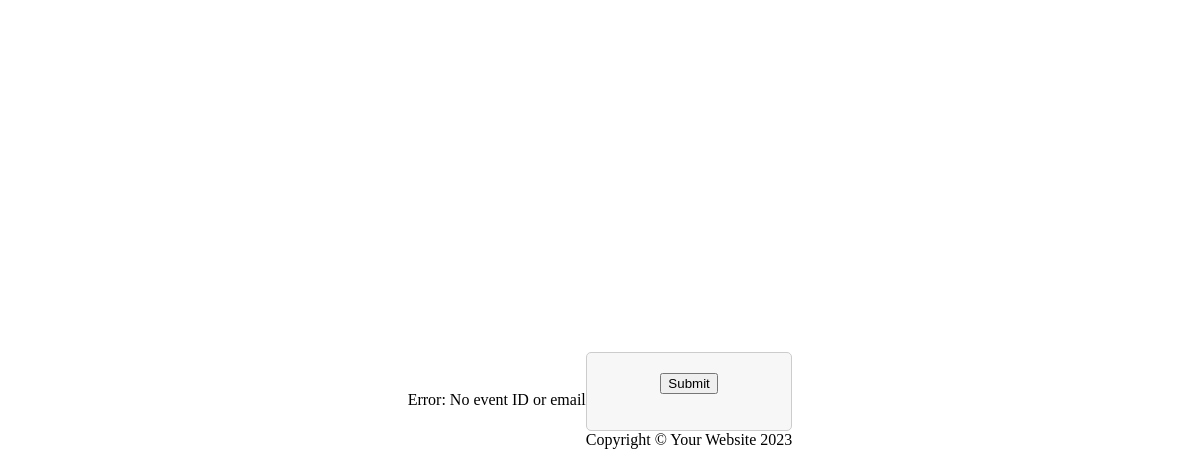
Before: /sample-recommendation.php?eventID=6 with the older database file.
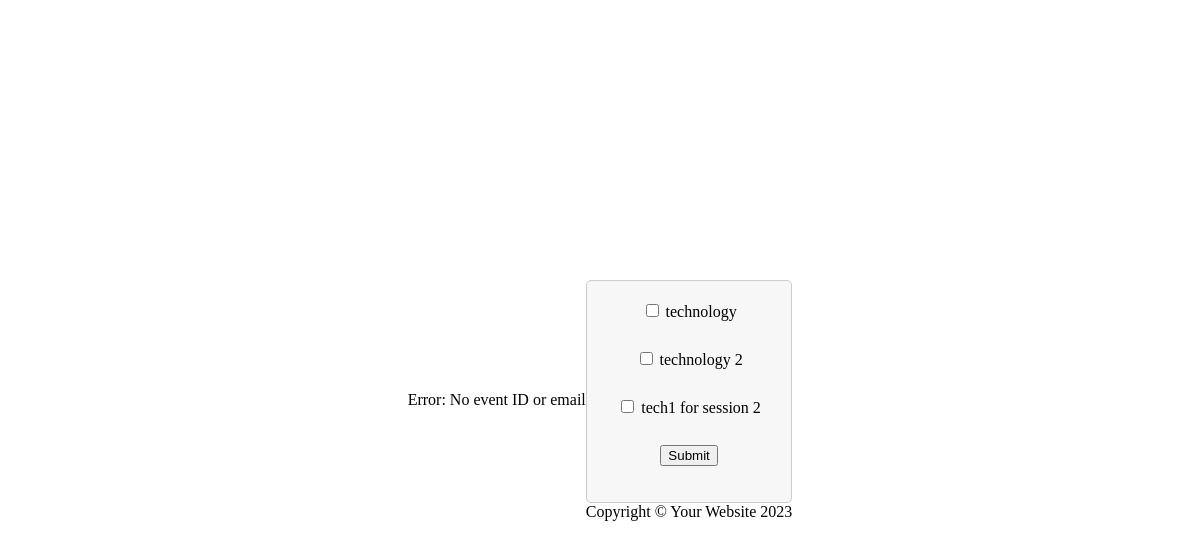
After: the same page with the newer database file.
### tables this page shows
CREATE TABLE `technologies` (
  `technology_id` int(11) NOT NULL,
  `event_id` int(11) NOT NULL,
  `session_id` int(11) NOT NULL,
  `technology_name` varchar(255) NOT NULL
);

### connection.php (called while the page is built, shortened)
<?php
	function getRecord($con, $strSql){
		$arrRec = [];
		$i = 0;
		if ($rs = mysqli_query($con, $strSql)) {
			if(mysqli_num_rows($rs) > 0) {
				while($rec = mysqli_fetch_array($rs)){
					foreach ($rec as $key => $value) {
						$arrRec[$i][$key] = $value;
					}
					$i++;
				}
			}
		}
		else
			die("ERROR: Could not Execute your request!");
		return $arrRec;
		}
?>

### sample-recommendation.php (the view, shortened to what this page needs)
<?php
    include 'connection.php';
    $event_id = isset($_GET['eventID']) ? $_GET['eventID'] : null;
    $email = isset($_GET['email']) ? $_GET['email'] : null;
    try {
        if ($event_id !== null && $email !== null) {
            $connection = openConnection();
            $strSql = "SELECT * FROM participants where event_id = '$event_id' and email = '$email'";
            $result = mysqli_query($connection, $strSql);
            if ($result) {
                if (mysqli_num_rows($result) > 0) {
                    $reqPersons = mysqli_fetch_array($result);
                    mysqli_free_result($result);
                }
            }
        } else {
            throw new Exception('No event ID or email');
        }
    } catch (Exception $e) {
        echo 'Error: ' . $e->getMessage();
    }
    ?>
<body id="page-top">
    <div id="wrapper">
        <div id="content-wrapper" class="d-flex flex-column">
                <div id="content">
                    <?php
                        if ($reqPersons['status'] == 1) {
                            echo "You already answered the form";
                        }
                        else{ ?>
                            <form method="post">
                                <?php
                                $con = openConnection();
                                $strSql = "SELECT * FROM technologies where event_id = '$event_id'";
                                $result = getRecord($con, $strSql);
                                foreach ($result as $key => $value) {
                                    echo '<label>';
                                    echo '<input type="checkbox" name="technology[]" value="' . $value['technology_id'] . '"> ' . $value['technology_name'];
                                    echo '</label>';
                                    $techId = $value['technology_id'];
                                    echo '<select class="tech-dropdown" name="dropdown_' . $techId . '">';
                                    echo '</select><br>';
                                }
                                ?>
                                <input type="submit" name="btnSubmit" value="Submit">
                            </form>
                       <?php }
                    ?>
                </div>
            <footer class="sticky-footer bg-white">
                <div class="container my-auto">
                    <div class="copyright text-center my-auto">
                        <span>Copyright &copy; Your Website 2023</span>
                    </div>
                </div>
            </footer>
        </div>
    </div>
</body>

### sample-recommendation.php (style rules this page uses)
body { display: flex; justify-content: center; align-items: center; height: 100vh; margin: 0; }
label { display: block; margin-bottom: 10px; }
#content { text-align: center; padding: 20px; border: 1px solid #ccc; background-color: #f7f7f7; border-radius: 5px; }

Changed rows visible on the page:
added technologies: technology_name "technology"
added technologies: technology_name "technology 2"
added technologies: technology_name "tech1 for session 2"
